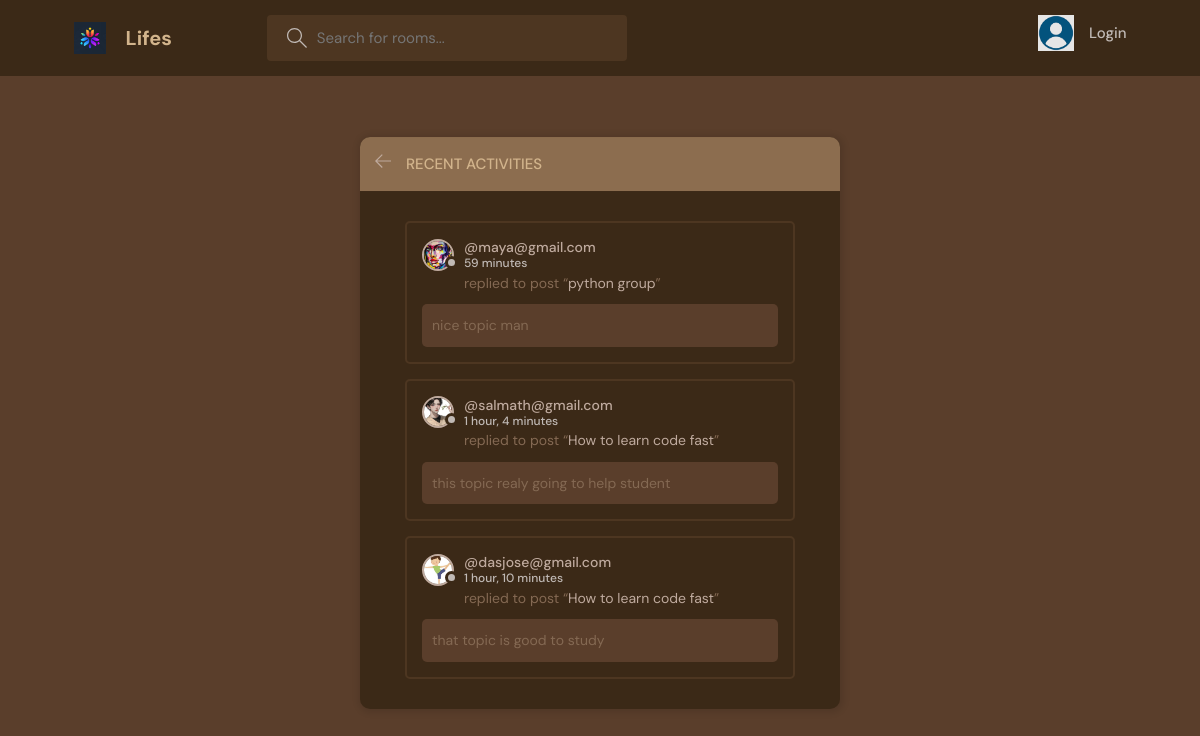
The page /activity/ on the database its author committed.
### base/models.py (models this page shows, shortened)
class Message(models.Model):
    user = models.ForeignKey(User, on_delete=models.CASCADE)
    room = models.ForeignKey(Room, on_delete=models.CASCADE)
    body = models.TextField()
    updated = models.DateTimeField(auto_now=True)
    created = models.DateTimeField(auto_now_add=True )
    class Meta:
        ordering = ['-updated', '-created']

class User(AbstractUser):
    name = models.CharField(max_length=200, null=True)
    email = models.EmailField(unique=True, null=True)
    bio = models.TextField(null=True)
    avatar = models.ImageField(null=True, default="dp.png")
    USERNAME_FIELD = 'email'
    REQUIRED_FIELDS = []

class Room(models.Model):
    host = models.ForeignKey(User, on_delete=models.SET_NULL, null=True)
    topics = models.ForeignKey(Topics, on_delete=models.SET_NULL, null=True)
    name = models.CharField(max_length=200)
    description = models.TextField(null=True, blank=True)
    participants = models.ManyToManyField(User, related_name='participants', blank=True)
    updated = models.DateTimeField(auto_now=True)
    created = models.DateTimeField(auto_now_add=True )
    class Meta:
        ordering = ['-updated', '-created']
    def __str__(self):
        return self.name

### base/views.py (the view)
# urls.py: path('activity/', views.activitypage, name="activity"),
def activitypage(request):
    room_messages = Message.objects.all()
    return render(request, 'base/activity.html', {'room_messages': room_messages})

### base/templates/base/activity.html (shortened to what this page needs)
{% extends 'main.html' %}
{% block content %}
<main class="layout">
      <div class="container">
        <div class="layout__box">
          <div class="layout__boxHeader">
            <div class="layout__boxTitle">
              <a href="{% url 'home' %}">
                <svg version="1.1" xmlns="http://www.w3.org/2000/svg" width="32" height="32" viewBox="0 0 32 32">
                  <title>arrow-left</title>
                  <path
                    d="M13.723 2.286l-13.723 13.714 13.719 13.714 1.616-1.611-10.96-10.96h27.625v-2.286h-27.625l10.965-10.965-1.616-1.607z"
                  ></path>
                </svg>
              </a>
              <h3>Recent Activities</h3>
            </div>
          </div>
          <div class="activities-page layout__body">
            {% for message in room_messages %}
    <div class="activities__box">
      <div class="activities__boxHeader roomListRoom__header">
        <a href="{% url 'profile' message.user.id %}" class="roomListRoom__author">
          <div class="avatar avatar--small">
            <img src="{{message.user.avatar.url}}" />
          </div>
          <p>
            @{{message.user}}
            <span>{{message.created|timesince}}</span>
          </p>
        </a>
      </div>
      <div class="activities__boxContent">
        <p>replied to post “<a href="{% url 'room' message.room.id %}">{{message.room}}</a>”</p>
        <div class="activities__boxRoomContent">
            {{message.body}}
        </div>
      </div>
    </div>
    {% endfor %}
          </div>
        </div>
      </div>
    </main>
{% endblock content %}

### static/styles/style.css (style rules this page uses)
:root { --color-main: #bfaa9e; --color-main-light: #a67c52; --color-dark: #3b2917; --color-dark-medium: #4d3621; --color-dark-light: #8c6d4f; --color-light: #d2b48c; --color-gray: #c0b9b5; --color-light-gray: #846953; --color-bg: #5a3e2b; --color-success: #b4d49b; --color-error: #040303; }
* { font-family: "DM Sans", -apple-system, BlinkMacSystemFont, "Segoe UI", Roboto, Oxygen, Ubuntu, Cantarell, "Open Sans", "Helvetica Neue", sans-serif; margin: 0; padding: 0; box-sizing: border-box; text-rendering: optimizeLegibility; font-size: inherit; }
html { font-size: 56.25%; }
@media only screen and (min-width: 1200px) { html { font-size: 62.5%; } }
body { line-height: 1.6; font-weight: 400; font-size: 1.5rem; color: var(--color-light-gray); background-color: var(--color-bg); min-height: 100vh; }
img { width: 100%; }
a { display: inline-block; color: var(--color-main); text-decoration: none; }
.container { max-width: 120rem; width: 90%; margin: auto; }
.avatar { position: relative; display: inline-block; border-radius: 50%; border: 2px solid var(--color-main); }
.avatar img { display: block; border-radius: 50%; object-fit: cover; object-position: center; }
.avatar::after { content: ""; display: block; position: absolute; background-color: var(--color-gray); z-index: 111; border-radius: 50%; border: 0.3rem solid var(--color-dark); }
.avatar.avatar--small img { width: 2.8rem; height: 2.8rem; }
.avatar.avatar--small:after { width: 0.7rem; height: 0.7rem; bottom: 0px; right: -6px; }
.layout { margin-top: 2.4rem; }
.layout > .container { display: flex; justify-content: space-between; align-items: flex-start; }
.layout__box { width: 90%; max-width: 48rem; min-height: 40rem; position: absolute; top: 50%; left: 50%; transform: translate(-50%, -46%); background-color: var(--color-dark); border-radius: 1rem; box-shadow: 1px 1px 6px 3px rgba(0, 0, 0, 0.1); overflow: hidden; }
.layout__boxHeader { display: flex; padding: 1.5rem; background-color: var(--color-dark-light); }
.layout__boxTitle { display: flex; gap: 1.5rem; align-items: center; }
.layout__boxTitle h3 { text-transform: uppercase; font-weight: 500; color: var(--color-light); }
.layout__boxTitle svg { width: 1.6rem; height: 1.6rem; fill: var(--color-main); }
.layout__body { margin: 3rem; }
.roomListRoom__header { display: flex; justify-content: space-between; align-items: center; }
.roomListRoom__author { font-weight: 500; display: flex; align-items: center; gap: 1rem; }
.activities__box { margin: 1.5rem; padding: 1.5rem; border: 2px solid var(--color-dark-medium); border-radius: 5px; }
.activities__boxHeader p { font-size: 1.4rem; line-height: 1.3; }
.activities__boxHeader p span { color: var(--color-gray); font-size: 1.2rem; display: block; }
.activities__boxContent { margin-left: 4.2rem; }
.activities__boxContent { font-size: 1.4rem; }
.activities__boxRoomContent { background: var(--color-bg); padding: 1rem; border-radius: 5px; margin-top: 1rem; margin-left: -4.2rem; }

### rows shown on the page
Message: user.avatar (picture), user "maya@gmail.com", created "59 minutes", room "python group", body "nice topic man"
Message: user.avatar (picture), user "salmath@gmail.com", created "1 hour, 4 minutes", room "How to learn code fast", body "this topic realy going to help student"
Message: user.avatar (picture), user "dasjose@gmail.com", created "1 hour, 10 minutes", room "How to learn code fast", body "that topic is good to study"
